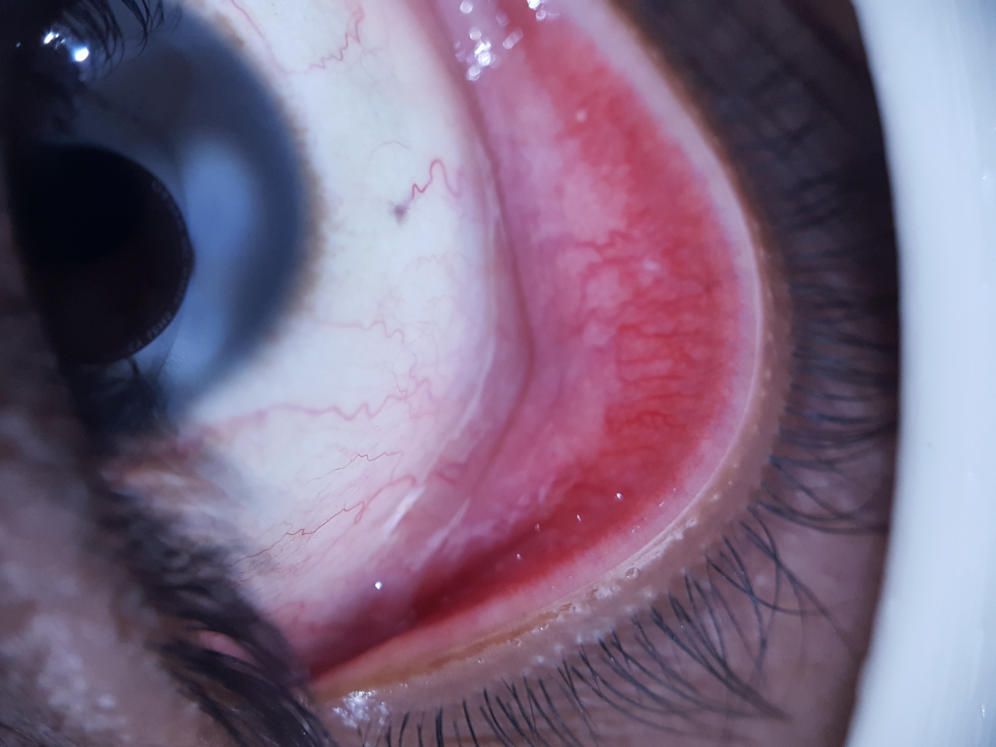
#> input picture archive/dataset anemia/India/1/20200118_164733.jpg, 3984 x 2988 px (shown at 1/4 size)
$ python -i conjunctiva_roi.py   (imports and definitions only)
#> lines starting #> are read from the running program, lines starting #| are printed output that depends on the picture; after the words box and inside, x2 and y2 are one past the last pixel; in counts of white or black regions, pixels touching at a corner belong together
#> further down, picture is the input picture: PIL image 3984x2988 RGB; mean R, G, B 121.8, 103.1, 127.9
from __future__ import annotations

from dataclasses import dataclass

import cv2
import numpy as np
from PIL import Image, ImageEnhance, ImageFilter, ImageStat

from app.ml.lighting_norm import normalize_illumination
from app.ml.roi_confidence import RoiConfidenceScorer

# [1 line that did not run here, left out]


@dataclass
class RoiExtractionResult:
    image: Image.Image
    extracted: bool
    confidence: float = 0.5  # ROI extraction quality score [0, 1]
    source: str = "full_frame"
    bbox: tuple[int, int, int, int] | None = None
    frame_size: tuple[int, int] | None = None
    enhanced_image: Image.Image | None = None
    preview_sharpness: float = 0.0
    preview_contrast: float = 0.0
    preview_tone_balance: float = 0.0
    enhancement_summary: str = ""


class ConjunctivaRoiExtractor:
    def extract(self, image: Image.Image) -> RoiExtractionResult:
        rgb = image.convert("RGB")
        array = np.asarray(rgb)
        frame_size = (rgb.width, rgb.height)
        iris = self._detect_iris(array)
        crop: np.ndarray | None = None
        bbox: tuple[int, int, int, int] | None = None
        source = "full_frame"

        if iris is not None and iris[2] / max(min(array.shape[:2]), 1) < 0.13:
            candidate, candidate_bbox = self._crop_lower_eyelid(array, iris)
            crop = self._finalize_crop(candidate)
            if crop is None and candidate.size > 0 and candidate.shape[0] >= 120 and candidate.shape[1] >= 220:
                crop = candidate
            if crop is not None:
                source = "iris_guided"
                bbox = candidate_bbox

        if crop is None:
            fallback = self._fallback_conjunctiva_crop(array)
            if fallback is not None:
                crop, bbox = fallback
                source = "heuristic_roi"

        if crop is None:
            enhanced_image, preview_sharpness, preview_contrast, preview_tone_balance = (
                self._build_enhanced_preview(rgb)
            )
            return RoiExtractionResult(
                image=rgb,
                extracted=False,
                confidence=0.0,
                source="full_frame",
                bbox=None,
                frame_size=frame_size,
                enhanced_image=enhanced_image,
                preview_sharpness=preview_sharpness,
                preview_contrast=preview_contrast,
                preview_tone_balance=preview_tone_balance,
                enhancement_summary=(
                    "The system could not isolate the inner eyelid ROI cleanly, so the preview falls back to the "
                    "full frame with gentle lighting cleanup only."
                ),
            )

        roi_image = Image.fromarray(crop.astype(np.uint8), mode="RGB")
        confidence = _roi_scorer.score(roi_image, original=rgb)
        minimum_confidence = 0.66 if source == "heuristic_roi" else 0.56
        if confidence < minimum_confidence:
            enhanced_image, preview_sharpness, preview_contrast, preview_tone_balance = (
                self._build_enhanced_preview(rgb)
            )
            return RoiExtractionResult(
                image=rgb,
                extracted=False,
                confidence=confidence,
                source="roi_rejected",
                bbox=None,
                frame_size=frame_size,
                enhanced_image=enhanced_image,
                preview_sharpness=preview_sharpness,
                preview_contrast=preview_contrast,
                preview_tone_balance=preview_tone_balance,
                enhancement_summary=(
                    "The system found a possible crop, but it did not look enough like the exposed lower inner eyelid "
                    "to trust it for screening."
                ),
            )
        enhanced_image, preview_sharpness, preview_contrast, preview_tone_balance = (
            self._build_enhanced_preview(roi_image)
        )
        return RoiExtractionResult(
            image=roi_image,
            extracted=True,
            confidence=confidence,
            source=source,
            bbox=bbox,
            frame_size=frame_size,
            enhanced_image=enhanced_image,
            preview_sharpness=preview_sharpness,
            preview_contrast=preview_contrast,
            preview_tone_balance=preview_tone_balance,
            enhancement_summary=self._build_enhancement_summary(
                source=source,
                sharpness=preview_sharpness,
                contrast=preview_contrast,
                tone_balance=preview_tone_balance,
            ),
        )

    def _detect_iris(self, image: np.ndarray) -> tuple[float, float, float] | None:
        height, width = image.shape[:2]
        scale = 1.0
        if max(height, width) > 960:
            scale = 960.0 / max(height, width)
            work = cv2.resize(image, (int(width * scale), int(height * scale)))
        else:
            work = image

        gray = cv2.cvtColor(work, cv2.COLOR_RGB2GRAY)
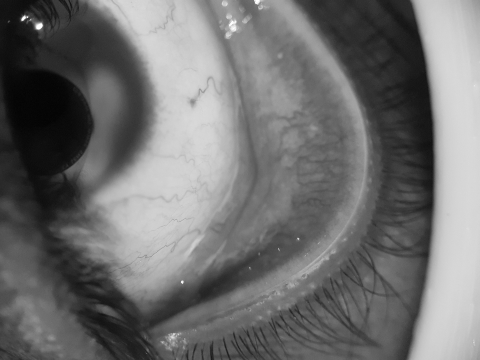
#> gray: shape (720, 960) (shown at 1/2 size); min 1, max 255, mean 111.4
        gray = cv2.GaussianBlur(gray, (9, 9), 2)
        circles = cv2.HoughCircles(
            gray,
            cv2.HOUGH_GRADIENT,
            dp=1.2,
            minDist=max(40, min(work.shape[:2]) // 5),
            param1=70,
            param2=22,
            minRadius=max(18, min(work.shape[:2]) // 20),
            maxRadius=max(50, min(work.shape[:2]) // 5),
        )
#> circles = [[81, 247.8, 103.4], [667.8, 603, 74.52], [429, 712.2, 109], [577.8, 719.4, 67.44]]
        if circles is None:
            return None

        best: tuple[float, float, float, float] | None = None
        work_height, work_width = work.shape[:2]
        base_gray = cv2.cvtColor(work, cv2.COLOR_RGB2GRAY)
        for circle in circles[0]:
            x, y, radius = [float(value) for value in circle]
            if not (0.12 <= x / work_width <= 0.88 and 0.25 <= y / work_height <= 0.82):
                continue
            if radius <= 0:
                continue

            mask = np.zeros((work_height, work_width), dtype=np.uint8)
            cv2.circle(mask, (int(x), int(y)), int(radius), 255, -1)
            mean_gray = float(cv2.mean(base_gray, mask=mask)[0])
            centrality = 1.0 - abs((x / work_width) - 0.5) * 0.9 - abs((y / work_height) - 0.58) * 0.8
            score = ((255.0 - mean_gray) / 255.0) + centrality
            if best is None or score > best[0]:
                best = (score, x / scale, y / scale, radius / scale)
#> this loop made 4 passes

        if best is None:
            return None
        return best[1], best[2], best[3]

    # [16 lines left out: function _crop_lower_eyelid, not called in this run]

    def _fallback_conjunctiva_crop(self, image: np.ndarray) -> tuple[np.ndarray, tuple[int, int, int, int]] | None:
        height, width = image.shape[:2]
        if height < 80 or width < 160 or min(height, width) < 700:
            return None

        search_left = int(width * 0.08)
        search_right = int(width * 0.92)
        search_top = int(height * 0.22)
        search_bottom = int(height * 0.88)
        search = image[search_top:search_bottom, search_left:search_right].copy()
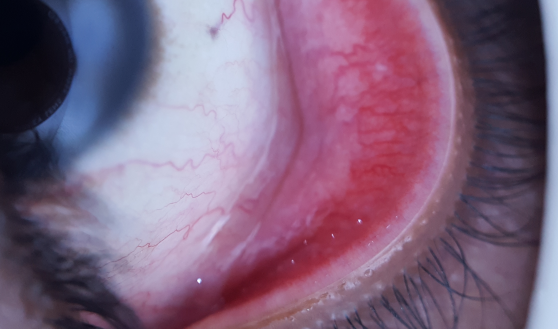
#> search: shape (1972, 3347, 3) (shown at 1/6 size); mean R, G, B 126.7, 98.8, 125.4
        if search.size == 0:
            return None

        gray = cv2.cvtColor(search, cv2.COLOR_RGB2GRAY)
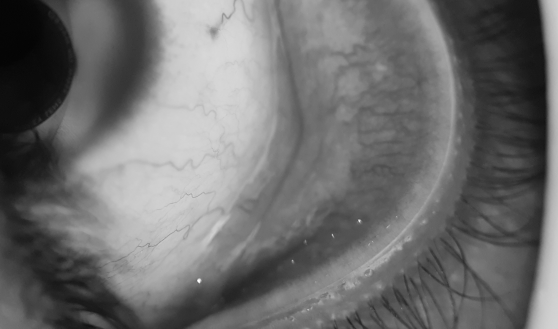
#> gray: shape (1972, 3347) (shown at 1/6 size); min 1, max 255, mean 110.2
        hsv = cv2.cvtColor(search, cv2.COLOR_RGB2HSV)
#> hsv: shape (1972, 3347, 3); mean H, S, V 142.1, 85, 139.5
        red_prominence = search[:, :, 0].astype(np.int16) - search[:, :, 1].astype(np.int16)
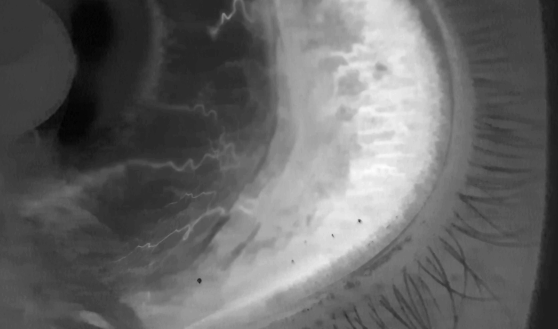
#> red_prominence: shape (1972, 3347) int16 (shown at 1/6 size); min -37, max 124, mean 27.9; drawn with min black and max white

        dynamic_threshold = max(10, int(np.percentile(red_prominence, 72)))
#> dynamic_threshold = 47
        mask = (
            (red_prominence > dynamic_threshold)
            & (search[:, :, 0] > 70)
            & (hsv[:, :, 1] > 18)
            & (gray > 40)
            & (gray < 245)
        ).astype(np.uint8) * 255
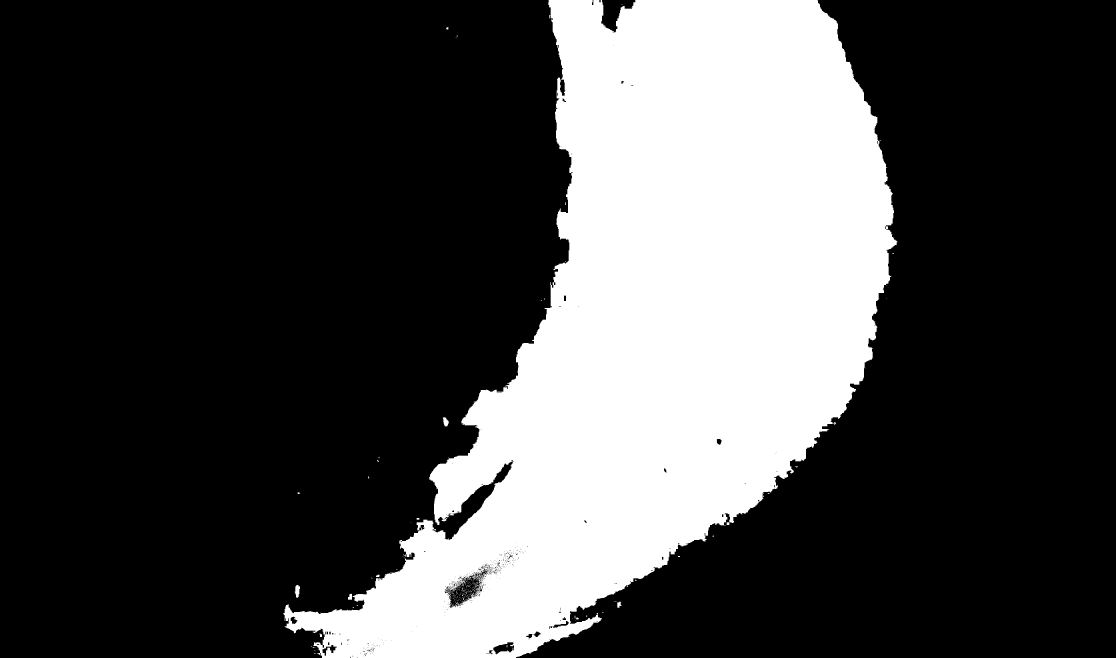
#> mask: shape (1972, 3347) (shown at 1/3 size); 27.6% white; 288 white regions (274 under 20 px), largest, box (x1, y1, x2, y2) and area: (850, 0, 2692, 1972) 1818914, (884, 1755, 900, 1793) 410, (1328, 1252, 1346, 1279) 320

        kernel = cv2.getStructuringElement(cv2.MORPH_ELLIPSE, (7, 5))
        mask = cv2.morphologyEx(mask, cv2.MORPH_OPEN, kernel)
#> mask: shape (1972, 3347); 27.5% white; 12 white regions, largest, box (x1, y1, x2, y2) and area: (850, 0, 2692, 1972) 1812695, (885, 1755, 900, 1792) 396, (1329, 1252, 1346, 1279) 310
        mask = cv2.morphologyEx(mask, cv2.MORPH_CLOSE, kernel)
#> mask: shape (1972, 3347); 27.5% white; 7 white regions, largest, box (x1, y1, x2, y2) and area: (850, 0, 2692, 1972) 1815505, (885, 1755, 900, 1792) 396, (1329, 1252, 1346, 1279) 311
        mask = cv2.dilate(mask, kernel, iterations=1)
#> mask: shape (1972, 3347); 27.9% white; 5 white regions, box (x1, y1, x2, y2) and area: (847, 0, 2695, 1972) 1839774, (882, 1753, 903, 1794) 663, (1326, 1250, 1349, 1281) 524, (1849, 1804, 1865, 1821) 224, (1247, 1552, 1261, 1561) 90

        component_count, labels, stats, _ = cv2.connectedComponentsWithStats(mask, connectivity=8)
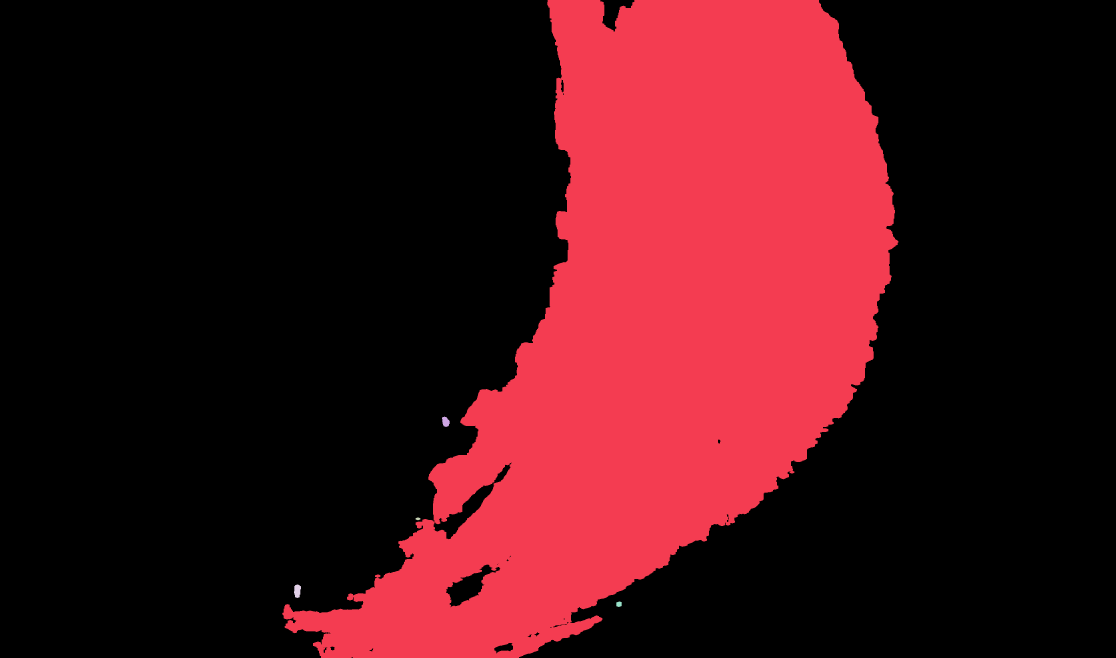
#> labels: shape (1972, 3347) int32 (shown at 1/3 size); 6 distinct labels, from 0 to 5; one colour per label, 0 black
#> component_count = 6; stats = [[0, 0, 3347, 1972, 4759009], [847, 0, 1848, 1972, 1839774], [1326, 1250, 23, 31, 524], [1247, 1552, 14, 9, 90], [882, 1753, 21, 41, 663], [1849, 1804, 16, 17, 224]]
        best_box: tuple[float, int, int, int, int] | None = None
        search_area = max(search.shape[0] * search.shape[1], 1)
        min_area = max(180, int(search_area * 0.0035))
        for index in range(1, component_count):
            x, y, box_width, box_height, area = [int(value) for value in stats[index]]
            if area < min_area:
                continue
            aspect_ratio = box_width / max(box_height, 1)
            if aspect_ratio < 1.45 or aspect_ratio > 6.2:
                continue

            component_mask = labels == index
            mean_red = float(red_prominence[component_mask].mean()) if np.any(component_mask) else 0.0
            mean_sat = float(hsv[:, :, 1][component_mask].mean()) if np.any(component_mask) else 0.0
            center_x = (x + (box_width / 2.0)) / max(search.shape[1], 1)
            center_y = (y + (box_height / 2.0)) / max(search.shape[0], 1)
            if not (0.18 <= center_x <= 0.82 and 0.28 <= center_y <= 0.74):
                continue
            if mean_red < 14.0 or mean_sat < 24.0:
                continue
            horizontal_bonus = 1.0 - abs(center_x - 0.5) * 1.6
            vertical_bonus = 1.0 - abs(center_y - 0.55) * 1.8
            score = (
                (area / search_area) * 10.0
                + (aspect_ratio * 0.9)
                + (mean_red / 32.0)
                + (mean_sat / 96.0)
                + horizontal_bonus
                + vertical_bonus
            )
            if best_box is None or score > best_box[0]:
                best_box = (score, x, y, box_width, box_height)
#> this loop made 5 passes

        if best_box is not None:
            _, x, y, box_width, box_height = best_box
            pad_x = int(box_width * 0.16) + 10
            pad_y = int(box_height * 0.28) + 8
            left = max(0, x - pad_x)
            top = max(0, y - pad_y)
            right = min(search.shape[1], x + box_width + pad_x)
            bottom = min(search.shape[0], y + box_height + pad_y)
            candidate = search[top:bottom, left:right].copy()
            crop = self._finalize_crop(candidate)
            if crop is not None:
                return crop, (
                    search_left + left,
                    search_top + top,
                    right - left,
                    bottom - top,
                )

        return None

    # [59 lines left out: functions _refine_conjunctiva_band, _finalize_crop, not called in this run]

    def _build_enhanced_preview(self, image: Image.Image) -> tuple[Image.Image, float, float, float]:
#> (the run stopped early here; a loop or call above may not have finished)

$ run again, on archive/dataset anemia/India/12/20200203_103722.jpg
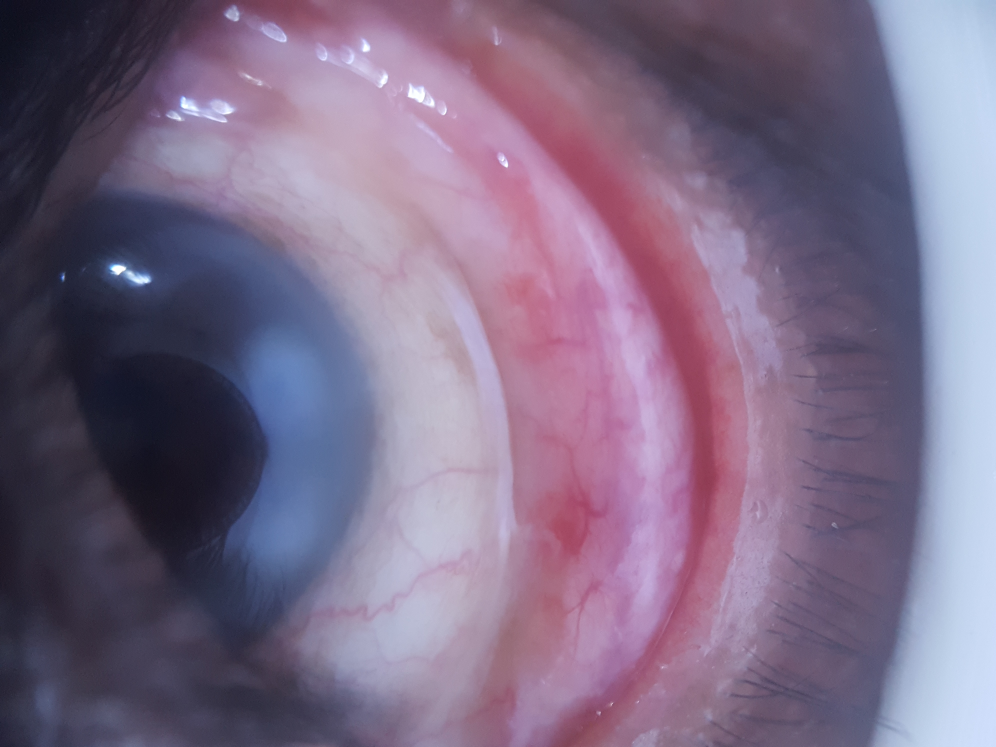
#> input picture archive/dataset anemia/India/12/20200203_103722.jpg, 3984 x 2988 px (shown at 1/4 size)
#> picture is the input picture: PIL image 3984x2988 RGB; mean R, G, B 124.8, 108.2, 134.9
#> circles = None
#> hsv: shape (1972, 3347, 3); mean H, S, V 138.5, 71.2, 145.1
#> in _fallback_conjunctiva_crop, `red_prominence = search[:, :, 0].astype(np.int16) - search[:, :, 1].as..`:
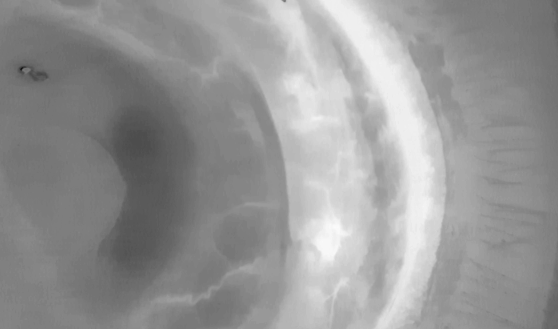
#> red_prominence: shape (1972, 3347) int16 (shown at 1/6 size); min -86, max 95, mean 20.9; drawn with min black and max white
#> dynamic_threshold = 33
#> in _fallback_conjunctiva_crop, `component_count, labels, stats, _ = cv2.connectedComponentsWithStats(m..`:
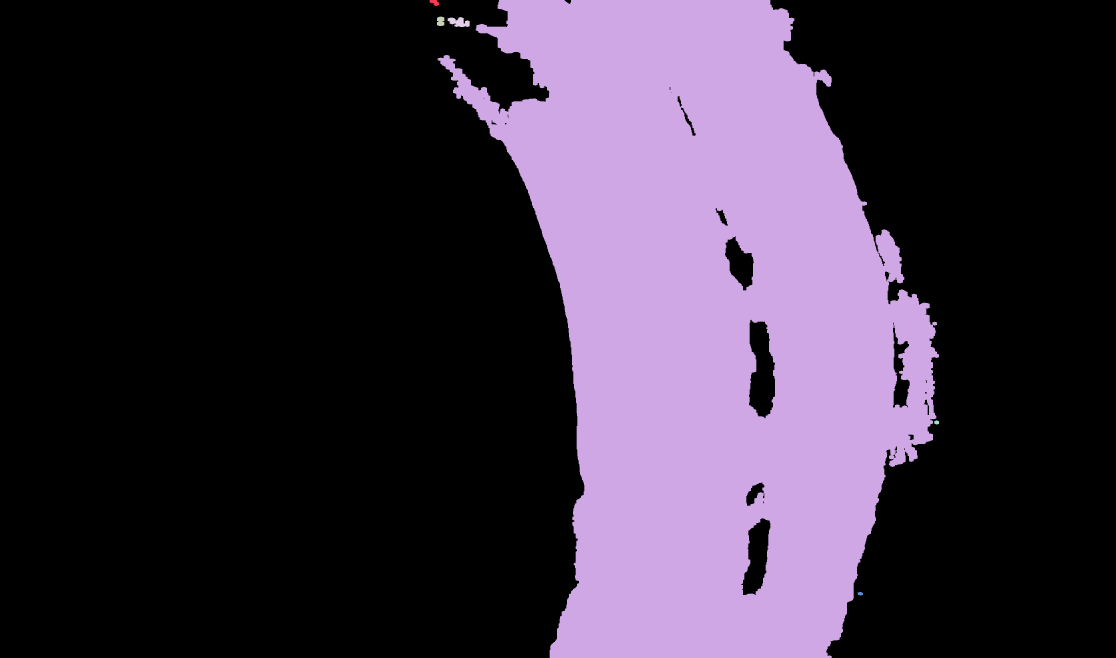
#> labels: shape (1972, 3347) int32 (shown at 1/3 size); 7 distinct labels, from 0 to 6; one colour per label, 0 black
#> component_count = 7; stats = [[0, 0, 3347, 1972, 4745681], [1289, 0, 28, 18, 336], [1313, 0, 1504, 1972, 1852150], [1311, 50, 22, 28, 551], [1343, 51, 66, 30, 1284], [2803, 1261, 14, 13, 143], [2573, 1775, 16, 12, 139]]
#> the loop in _fallback_conjunctiva_crop, `for index in range(1, component_count):` made 6 passes
